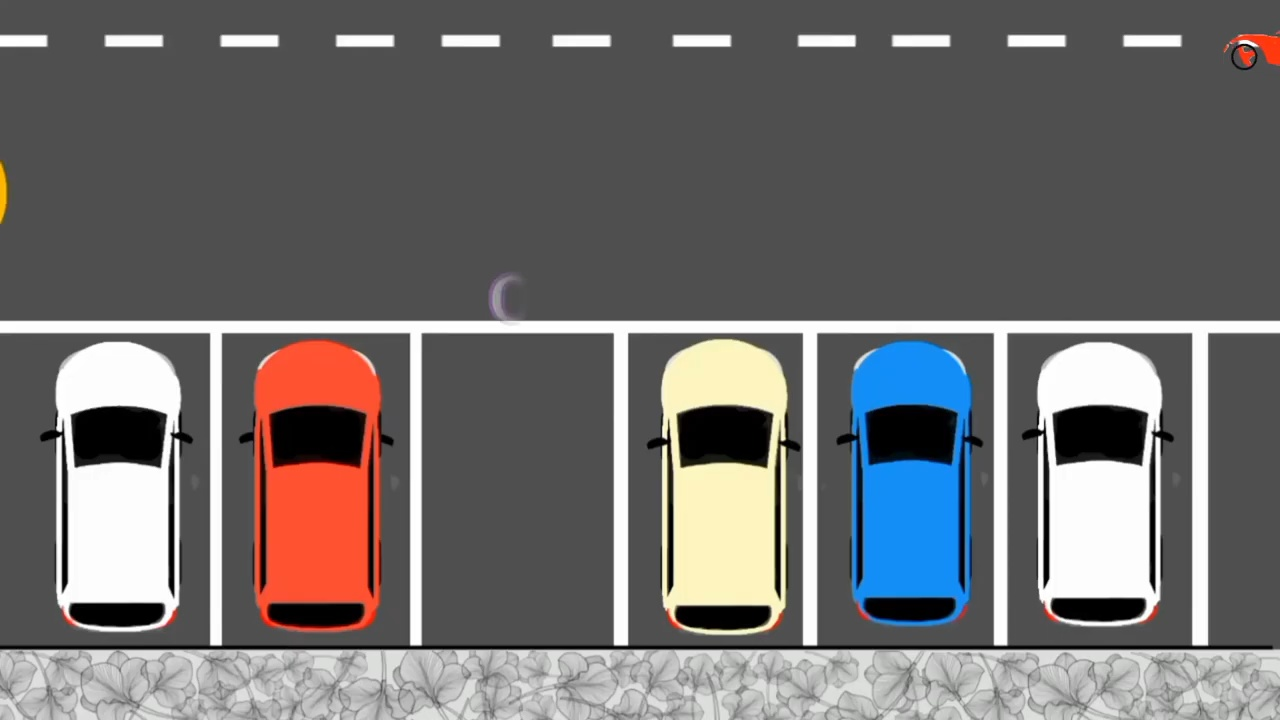
#> input picture car.jpg, 1280 x 720 px
$ jupyter execute car_detection.ipynb
#> lines starting #> are read from the running program, lines starting #| are printed output that depends on the picture; after the words box and inside, x2 and y2 are one past the last pixel; in counts of white or black regions, pixels touching at a corner belong together; long printed decimals are rounded
[cell 1]
import cv2

[cell 2]
def gray_blur(img):

    img_gray=cv2.cvtColor(img,cv2.COLOR_RGB2GRAY)
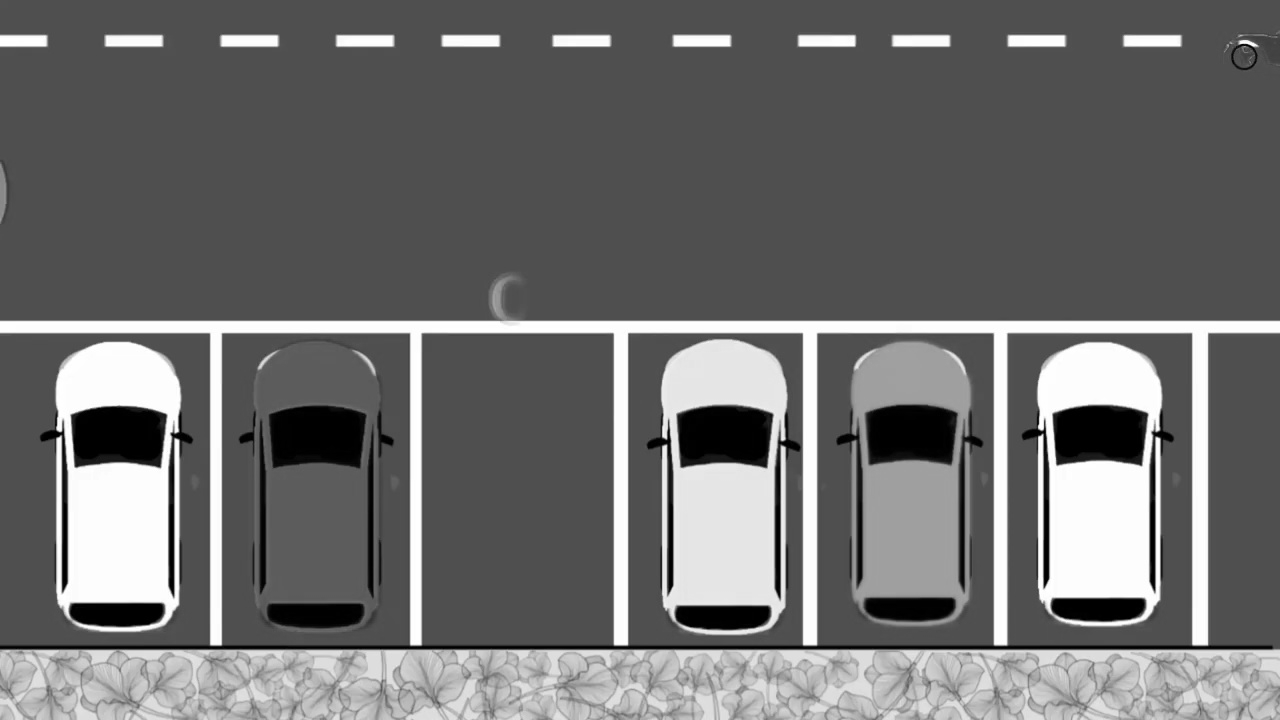
#> img_gray: shape (720, 1280); min 0, max 255, mean 110.2
#> img is the input picture: shape (720, 1280, 3); mean B, G, R 110, 109.9, 112.2

#     img_blur=cv2.GaussianBlur(img_gray,(3,3),1)

    _, binary_img = cv2.threshold(img_gray, 128, 255, cv2.THRESH_BINARY)
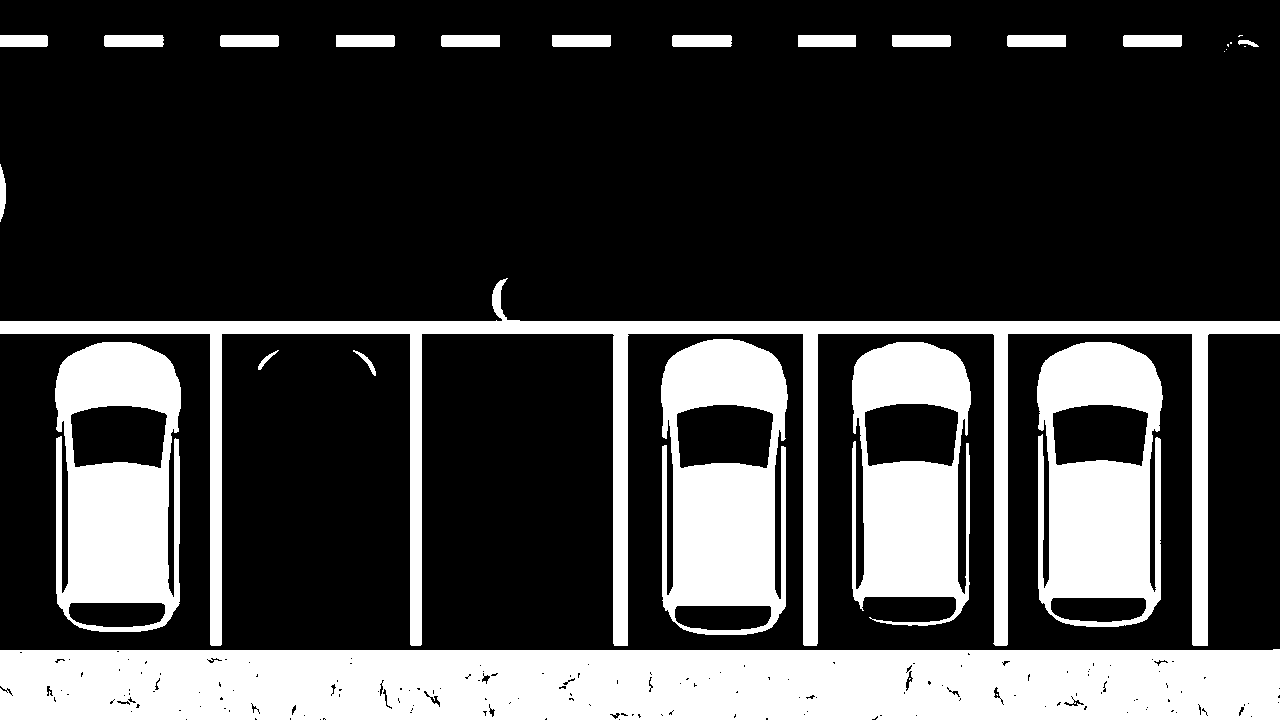
#> binary_img: shape (720, 1280); 25.7% white; 29 white regions (8 under 20 px), largest, box (x1, y1, x2, y2) and area: (0, 649, 1280, 720) 88345, (0, 278, 1280, 646) 43183, (661, 339, 788, 635) 25594

    # Calculate the percentage of white pixels in the binary image
    total_pixels = binary_img.shape[0] * binary_img.shape[1]
#> total_pixels = 921600
    white_pixels = cv2.countNonZero(binary_img)
#> white_pixels = 237189
    percentage_white = (white_pixels / total_pixels) * 100
#> percentage_white = 25.74

    return percentage_white


# [9 lines of commented-out code are left out]

gray_blur(cv2.imread('car.jpg'))

[cell 3]
cv2.destroyWindow('blured_img')

[cell 4]
video=cv2.VideoCapture('car.mp4')

i=0

org = (50, 50)
fontFace = cv2.FONT_HERSHEY_SIMPLEX
fontScale = 1
color = (0, 255, 0)
thickness = 2
while True:

    flag,frame=video.read()
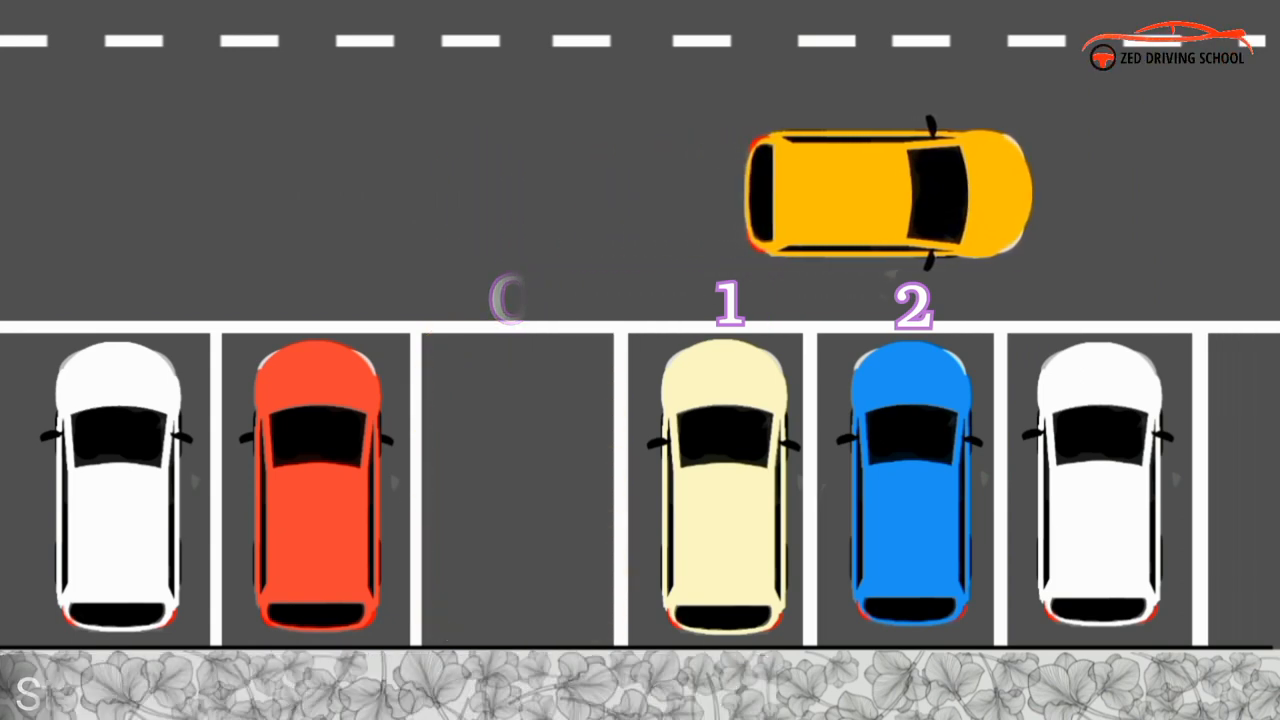
#> input picture frame 283 of car.mp4, 1280 x 720 px
#> frame is the input picture: shape (720, 1280, 3); mean B, G, R 107, 111.6, 116
    if flag and 1200<video.get(cv2.CAP_PROP_POS_FRAMES)<2100:

        if gray_blur(frame[330:645,420:610])>20:
            cv2.putText(frame, f'{str(round(gray_blur(frame[330:645,420:610]),2))} occupied:1/1 )', org, fontFace, fontScale, color, thickness)
        else:
            cv2.putText(frame, f'{str(round(gray_blur(frame[330:645,420:610]),2))} occupied:0/1 )', org, fontFace, fontScale, color, thickness)

        cv2.imshow('name',frame)

        cv2.imshow('new_frame',frame[330:645,420:610])
    if video.get(cv2.CAP_PROP_POS_FRAMES)==2100:
        video.set(cv2.CAP_PROP_POS_FRAMES,1200)

        print(f'{i}th iteration')

    if (0xFF & cv2.waitKey(1))==ord('q'):
#> (key q is pressed here)
        cv2.destroyWindow('name')
        cv2.destroyWindow('new_frame')
        print('mission successful')
        break
    i+=1

[cell 5]
cv2.destroyAllWindows()

[cell 6]
video.get(cv2.CAP_PROP_FPS)

[cell 7]
from matplotlib import pyplot as plt

[cell 8]
arr=[]
def draw_rectangle(event,x,y,flags,param):
    if event==cv2.EVENT_RBUTTONDOWN:
        print('hi')
        arr.append((x,y))

[cell 9]
img1=cv2.imread('car.jpg')
while True:

    for pos in arr:
        cv2.rectangle(img1,pos,(pos[0]+200,pos[1]+200),(255,0,0),2)
    cv2.imshow('name',img1)

    cv2.setMouseCallback('name',draw_rectangle)

    if 0xFF & cv2.waitKey(1)==ord('q'):
#> (key q is pressed here)
        break

[cell 10]
img=cv2.imread('car.jpg')


img_r=cv2.rectangle(img,(420,330),(610,645),(255,0,0),2)
print(gray_blur(img_r))
#> in gray_blur (call 2), `_, binary_img = cv2.threshold(img_gray, 128, 255, cv2.THRESH_BINARY)`:
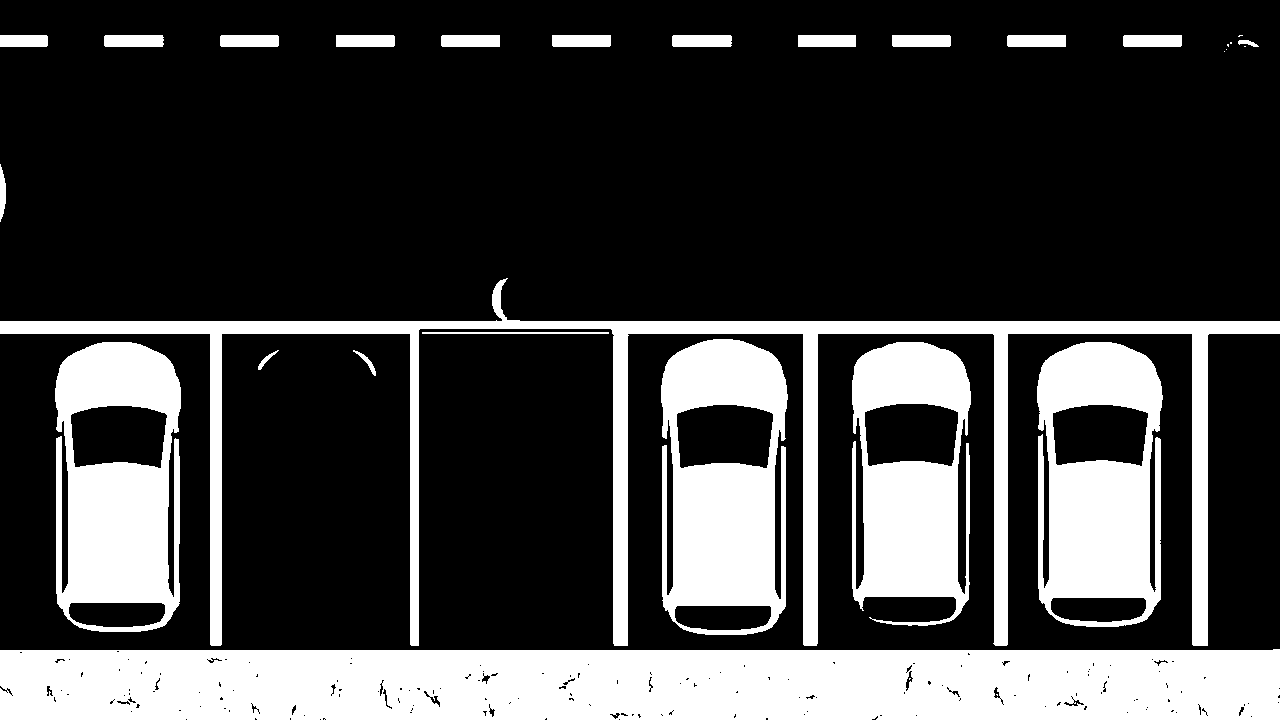
#> binary_img: shape (720, 1280); 25.6% white; 30 white regions (8 under 20 px), largest, box (x1, y1, x2, y2) and area: (0, 649, 1280, 720) 88345, (0, 278, 1280, 646) 41285, (661, 339, 788, 635) 25594
#> in gray_blur (call 2), `white_pixels = cv2.countNonZero(binary_img)`: white_pixels = 235665
#> in gray_blur (call 2), `percentage_white = (white_pixels / total_pixels) * 100`: percentage_white = 25.57
#| 25.571

plt.imshow(img_r[330:645,420:610])
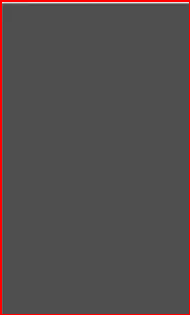
#> shown: shape (315, 190, 3); mean R, G, B 84.1, 77.7, 77.7
